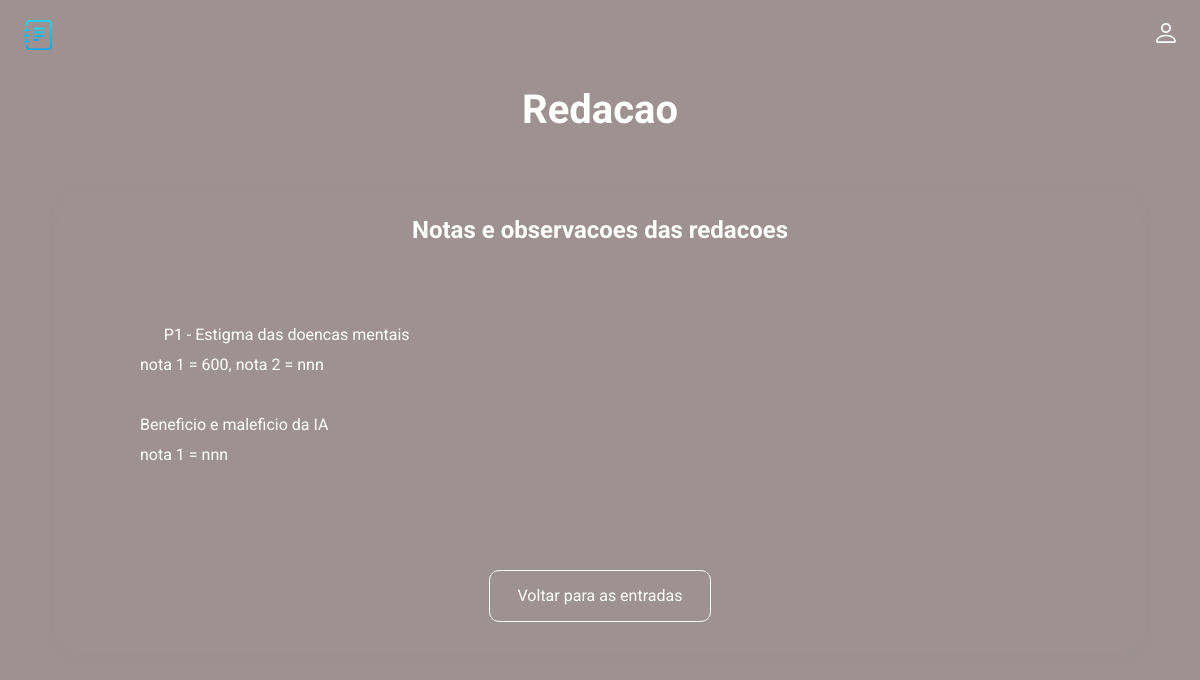
/card/1, run on the app's committed database.
### diary-bra-main-main/main.py (models this page shows, shortened)
class Card(db.Model):
    id = db.Column(db.Integer, primary_key=True)
    title = db.Column(db.String(100), nullable=False)
    subtitle = db.Column(db.String(300), nullable=False)
    text = db.Column(db.Text, nullable=False)
    user_email = db.Column(db.String(100), nullable=False)

### diary-bra-main-main/main.py (the view)
@app.route('/card/<int:id>')
def card(id):
    card = Card.query.get(id)
    return render_template('card.html', card=card)

### diary-bra-main-main/templates/card.html (shortened to what this page needs)
<!doctype html>
<html lang="pt-br">
<head>
  <link rel="stylesheet" href="../static/css/style.css">
</head>
<body>
  <header class="header">
    <img src="../static/img/logo.svg" alt="logo" width="30" height="30">
    <ul class="main-list">
        <li class="list__item">
          <a href="">
            <img src="../static/img/login.svg" alt="entrar" width="20" height="20">
          </a>
    </ul>
  </header>
  <main class="main">
    {% block content %}
    <h1 class="main__title">{{card.title}}</h1>
    <div class="main__block">
      <h2 class="main__subtitle">{{card.subtitle}}</h2>
      <div class="main__text">
      {{card.text}}
      </div>
      <a class="main__link" href="/">Voltar para as entradas</a>
    </div>
  </main>
  {% endblock %}
</body>
</html>

### diary-bra-main-main/static/css/style.css (style rules this page uses)
body { margin: 0; padding: 0; font-family: 'Roboto', sans-serif; font-size: 16px; line-height: 20px; background-color:rgb(157, 145, 145); color: #ffffff; }
h1, h2, p { margin: 0; }
img { object-fit: contain; }
a { text-decoration: none; color: inherit; transition: 0.2s; }
ul { list-style: none; margin: 0; padding: 0; }
.header { display: flex; justify-content: space-between; align-items: center; padding: 20px 2%; margin-bottom: 30px; }
.main-list { display: flex; align-items: center; gap: 20px; }
.main__title { font-size: 40px; text-align: center; margin-bottom: 70px; }
.main { padding: 0 5%; }
.main__block { background: rgb(157, 145, 145); border-radius: 20px; box-shadow: 0px 4px 10px rgb(157, 145, 145); padding: 30px 80px; display: flex; flex-direction: column; align-items: center; }
.main__subtitle { text-align: center; margin-bottom: 50px; }
.main__text { line-height: 30px; margin-bottom: 40px; white-space: pre-wrap; align-self: flex-start; }
.main__link { display: block; border: 1px solid rgb(255, 255, 255); background: rgb(157, 145, 145); border-radius: 10px; color: rgb(255, 255, 255); padding: 15px 10px; font: inherit; width: 200px; text-align: center; cursor: pointer; transition: 0.2s; }

### data on the page
Card: title "Redacao", subtitle "Notas e observacoes das redacoes", text "P1 - Estigma das doencas mentais nota 1 = 600, nota 2 = nnn Beneficio e maleficio da IA nota 1 = nnn"
